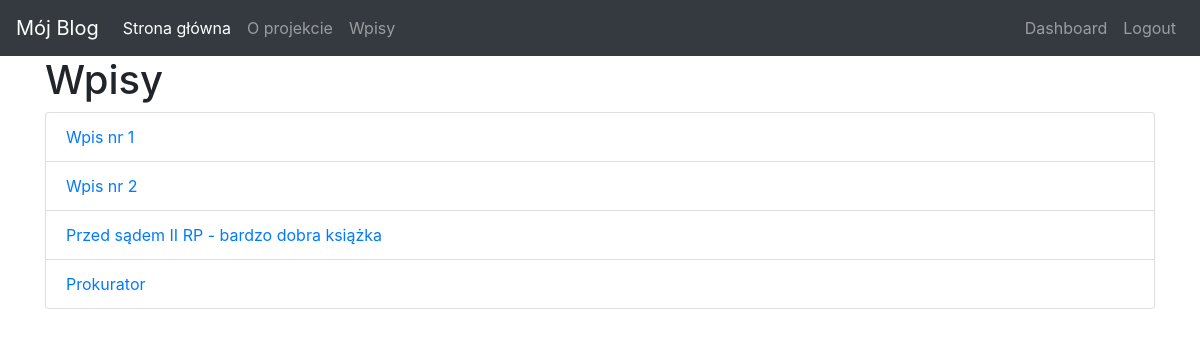
The page /articles (signed in) on the database its author committed.
### tables this page shows
CREATE TABLE "items" (
	"id"	INTEGER,
	"title"	TEXT,
	"body"	TEXT,
	"author"	TEXT,
	"create_date"	TEXT,
	"publish"	INTEGER,
	PRIMARY KEY("id" AUTOINCREMENT)
);

### app.py (the view)
@app.route('/articles')
def articles():
    conn = create_connection()
    c = conn.cursor()
    result = c.execute("SELECT * from items")
    if result:
        articles = c.fetchall()
        return render_template('articles.html', articles=articles)
    else:
        msg="Nie znaleziono wpisów"
    return render_template('articles.html',msg=msg)
    conn.close()

### app.py (called while the page is built)
def create_connection():
    db_abs_path = os.path.dirname(os.path.realpath(__file__)) + 'db/users.db'
    conn = sqlite3.connect('db/users.db', check_same_thread=False)
    return conn

### templates/articles.html
{% extends 'layout.html' %}
{% block body %}
    <h1> Wpisy </h1>
    <ul class="list-group">
         {% for article in articles %}
            {% if article[5]==1 %}
           <li class="list-group-item"><a href="articles/{{article[0]}}"> {{article[1]}} </a></li>
            {% endif %}
    {% endfor %}
    </ul>
{%endblock%}

### rows shown on the page
items: title "Wpis nr 1"
items: title "Wpis nr 2"
items: title "Przed sądem II RP - bardzo dobra książka"
items: title "Prokurator"
